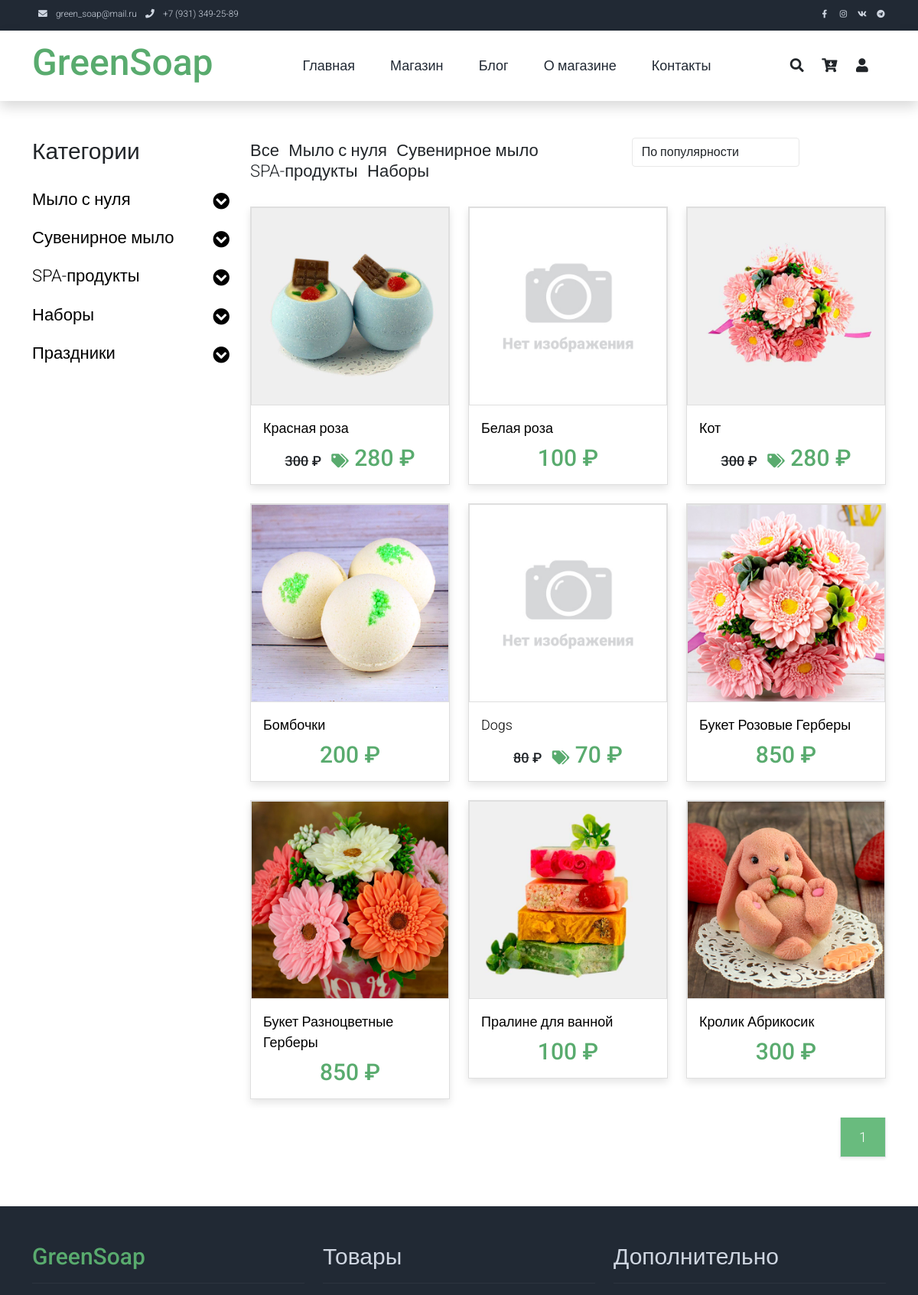
Page /shop/ (upper part) on the earlier database version.
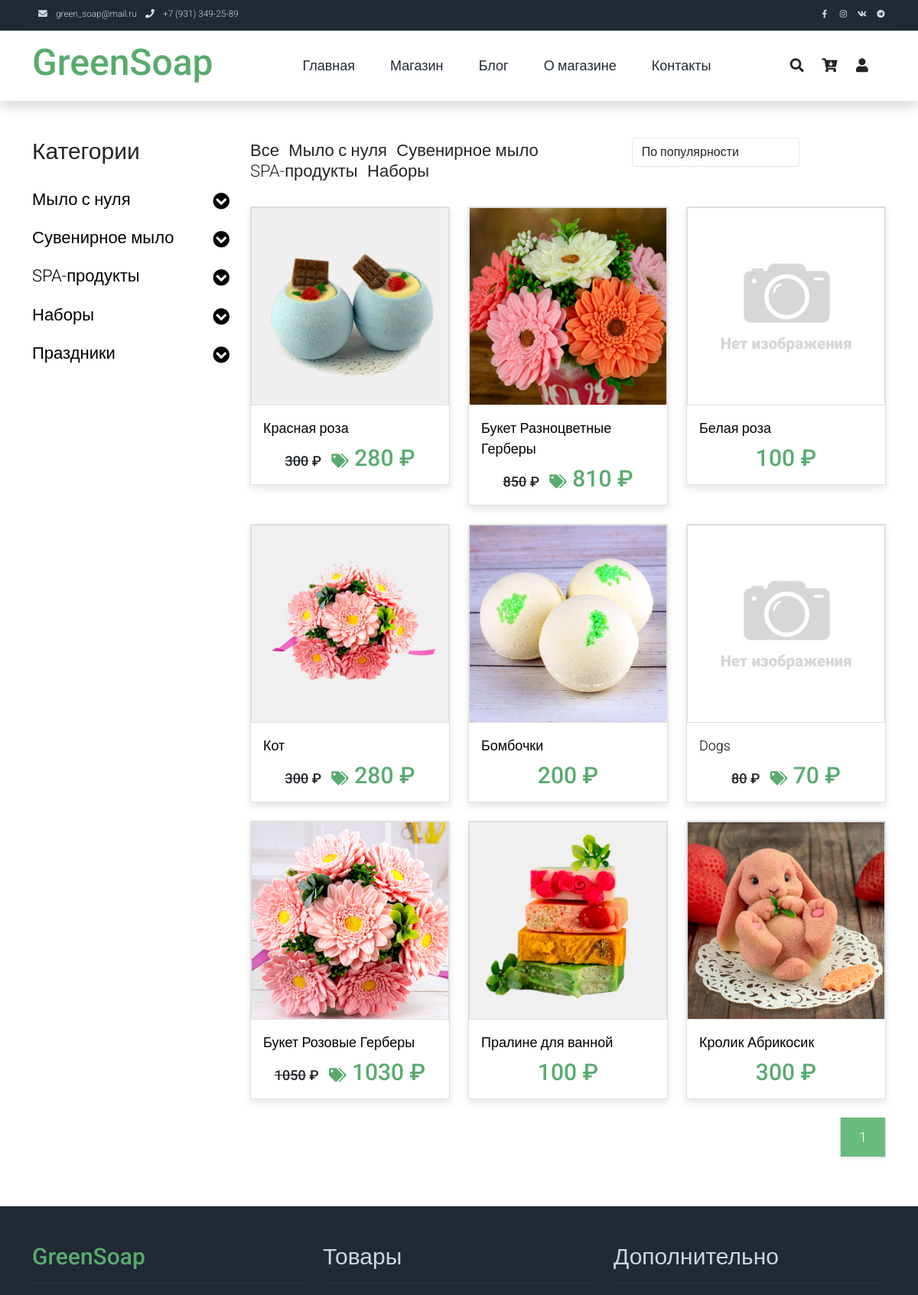
Same page on the later database version.
### product/models.py (models this page shows, shortened)
class Department(models.Model):
    name = models.CharField(max_length=64, blank=False, unique=True)  # Название раздела
    alias = models.CharField(max_length=64, blank=False, unique=True, default='!!!', verbose_name=u'Псевдоним')  # Псевдоним поля
    def __str__(self):
        return self.name
    class Meta:
        verbose_name = 'Отдел'
        verbose_name_plural = 'Отделы'

class Product(models.Model):
    name = models.CharField(max_length=128, verbose_name=u'Название')  # Название товара
    category = models.ForeignKey(Category, on_delete=models.PROTECT,
                                 verbose_name=u'Категория')  # К какой категории относится товар
    alias = models.CharField(max_length=64, blank=False, unique=True, default='!!!', verbose_name=u'Псевдоним')  # Псевдоним поля
    holiday = models.ManyToManyField(Holiday, default='1', blank=False,
                                 verbose_name=u'Праздник')  # К какому празднику подходит товар
    description = models.TextField(blank=True, verbose_name=u'Описание')  # Описание товара
    price = models.IntegerField(default=0, verbose_name=u'Цена')  # Цена за единицу
    quantity = models.IntegerField(default=0, verbose_name=u'Остаток')  # Остаток на складе
    popular = models.IntegerField(default=0, verbose_name=u'Популярность')  # Популярность товара
    discount = models.IntegerField(default=0, verbose_name=u'Скидка')  # Скидка (сумма скидки, не %)
    active = models.BooleanField(default=True, verbose_name=u'Активен')  # Товар Активен
    article = models.CharField(max_length=8,
                               blank=True, default=None,
                               verbose_name=u'Артикль')  # Артикль (получается с применением префикса PRODUCT_PREFIX)
    class Meta:
        verbose_name = 'Товар'
        verbose_name_plural = 'Товары'
    @property
    def actual_price(self):
        return self.price - self.discount if self.active else 0

### shop/views.py (the view)
# urls.py: path('shop/', shop, name='shop'),  # Магазин без передачи параметров
def shop(request, filter=None):
    if filter:
        request.session['return'] = 'shop ' + str(filter)
    else:
        request.session['return'] = 'shop'
    select_category = dict()  # Словарь с ключами Отделами и данными - списком категорий для меню выбора (объекты)
    select_holiday = dict()  # Словарь с ключом 'Праздники' и данными - объектами праздников
    for department in Department.objects.all():
        select_category.update({department: Category.objects.filter(department_id=department.id)})
    select_holiday.update({'Праздники': Holiday.objects.order_by("name")})
    if not 'sort' in request.session:
        request.session['sort'] = '-popular'
    sort = request.session['sort']
    if 'sort' in request.POST:
        sort = request.POST['sort']
    request.session['sort'] = sort
    products = []
    if 'search' in request.POST:
        search = request.POST['search']
        if re.search(r"[<>%\$]$", search) == None:
            products = Product.objects.filter(
                Q(article__icontains=search) | Q(name__icontains=search) | Q(description__icontains=search),
                active=True).order_by(sort)
    else:
        if filter != None and re.search(r"[<>%\$]$", filter) == None:
            products = Product.objects.filter(category__department__alias=filter, active=True).order_by(sort)
            if len(products) == 0:
                products = Product.objects.filter(category__alias=filter, active=True).order_by(sort)
            if len(products) == 0:
                products = Product.objects.filter(holiday__alias=filter, active=True).order_by(sort)
            print(type(filter))
            try:
                counter = CategoryViewCounter.objects.get(alias_obj=filter)
                counter.counter = F('counter') + 1
                counter.save()
            except:
                CategoryViewCounter.objects.create(alias_obj=filter, counter=1)
        else:
            products = Product.objects.filter(active=True).order_by(sort)
    paginator = Paginator(products, 15)
    page_number = request.GET.get('page')
    products = paginator.get_page(page_number)
    products = select_main_photo(products)
    return render(request, 'shop.html', locals())

### product/models.py (called while the page is built)
    def __str__(self):
        return self.name

    def __str__(self):
        return self.name

### profile/templatetags/user_tags.py (called while the page is built)
@register.simple_tag(takes_context=True)
def basket_count(context):
    request = context['request']
    try:
        if request.user.is_authenticated:
            basket = Profile.objects.get(user=request.user).basket
        else:
            if 'basket' in request.session:
                basket = request.session['basket']
            else:
                return ''
        if not isinstance(basket, dict):
            basket = eval(basket)
    except:
        return ''
    q = sum(x for x in basket.values())
    return q if q else ''

### shop/views.py (called while the page is built)
def select_main_photo(products):
    for product in products:
        photo = ProductImage.objects.filter(product_id=product.id, active=True,
                                            main=True)  # Выбираем главную фотографию для товара
        product.photo = settings.NO_PHOTO
        if len(photo):
            product.photo = photo[0].image.url
    return products

### templates/shop.html (shortened to what the changed rows need)
{% extends 'base.html' %}
{% load static %}
{% block content %}
    <div class="container py-5">
        <div class="row">
            <div class="col-lg-3">
                <h1 class="h2 pb-4">Категории</h1>
                <ul class="list-unstyled templatemo-accordion">
  {% for department, categoryes in select_category.items %}
                        <li class="pb-3">
                            <a class="collapsed d-flex justify-content-between h3 text-decoration-none" href="#">
                                {{ department }}
                                <i class="fa fa-fw fa-chevron-circle-down mt-1"></i>
                            </a>
                        </li>
                    {% endfor %}
  {% for name, holidays in select_holiday.items %}
                        <li class="pb-3">
                            <a class="collapsed d-flex justify-content-between h3 text-decoration-none" href="#">
                                {{ name }}
                                <i class="fa fa-fw fa-chevron-circle-down mt-1"></i>
                            </a>
                        </li>
                    {% endfor %}
                </ul>
            </div>
            <div class="col-lg-9">
                <div class="row">
                    <div class="col-md-7">
                        <ul class="list-inline shop-top-menu pb-3 pt-1">
                            {% for department in select_category.keys %}
                            <li class="list-inline-item">
                                <a class="h3 text-dark text-decoration-none mr-3" href="{% url 'shop' department.alias %}">{{ department }}</a>
                            </li>
                            {% endfor %}
                        </ul>
                    </div>
                </div>
                <div class="row">
                    {% if products %}
                    {% for product in products %}
                    <div class="col-md-4">
                        <div class="card mb-4 product-wap rounded-0"><div class="card rounded-0">
                            <img class="card-img rounded-0 img-fluid" src="{{ product.photo }}">
                            </div>
                            <div class="card-body">
                                <a href="{% url 'shop-single' product.alias %}" class="h3 text-decoration-none">{{ product.name }}</a>
                                <div class="text-center pt-2">
                                     {% if product.discount %}
                                        <span class="h3"><s>{{ product.price }}</s> &#x20bd; &nbsp;</span>
                                        <span class="h2 text-success logo">
                                            <i class='fas fa-tags' style='font-size:24px'></i>
                                            {{ product.actual_price }} &#x20bd;</span>
                                    {% else %}
                                        <span class="h2 text-success logo">{{ product.price }} &#x20bd;</span>
                                    {% endif %}
                                </div>
                            </div>
                        </div>
                    </div>
                    {% endfor %}
                    {% else %}
                    Нет товаров для отображения
                    {% endif %}
                </div>
                <div div="row">
                    <ul class="pagination pagination-lg justify-content-end">
                        {% for p in paginator.page_range %}
                        {% if products.number == p %}
                        <li class="page-item disabled">
                            <a class="page-link active rounded-0 mr-3 shadow-sm border-top-0 border-left-0" href="#">{{ p }}</a>
                        </li>
                        {% elif p >= products.number|add:-2 and p <= products.number|add:2  %}
                        <li class="page-item">
                            <a class="page-link rounded-0 shadow-sm border-top-0 border-left-0 text-dark" href="{% if filter %}{% url 'shop' filter %}{% else %}{% url 'shop' %}{% endif %}?page={{ p }}">{{ p }}</a>
                        </li>
                        {% endif %}
                        {% endfor %}
                    </ul>
                </div>
            </div>
        </div>
    </div>
{% endblock content %}

Differences in the rows shown:
changed Product "Букет Разноцветные Герберы": discount 0 → 40 (drawn); actual_price (not shown) → "810"; moves up the list
changed Product "Букет Розовые Герберы": discount 0 → 20 (drawn); actual_price (not shown) → "1030"; price "850" → "1050"
